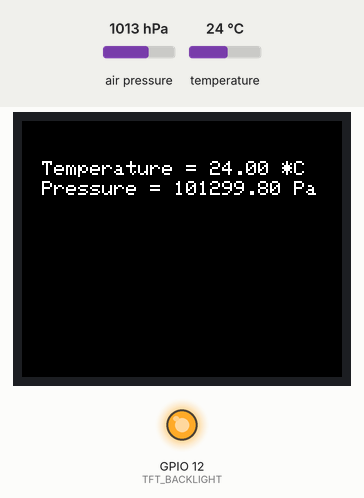
Simulated run of this sketch. Board: ESP32. Shown: 160×128 colour display, output pins drawn as LEDs (lit = HIGH). Wiring (inferred from the names in the program): BMP280 pressure sensor at I2C address 0x76. Inputs (shaded band) come from the test bench; at power-on: air pressure 1013 hPa, temperature 24 °C.

Above: at 1.3 s.
1.4 s: air pressure set to 952 hPa
At 2.6 s:
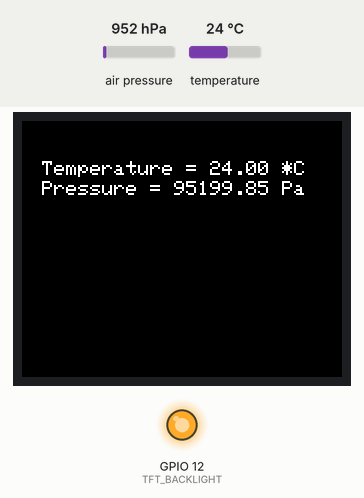
3.7 s: temperature set to 12 °C
At 5.0 s:
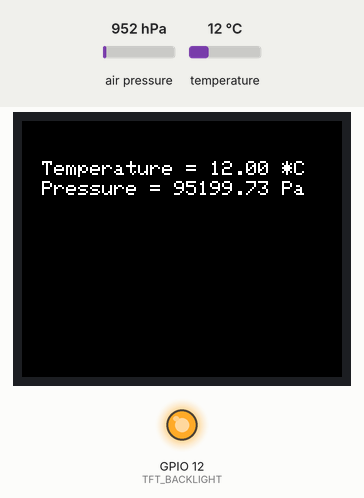
5.7 s: air pressure set to 975 hPa
At 7.4 s:
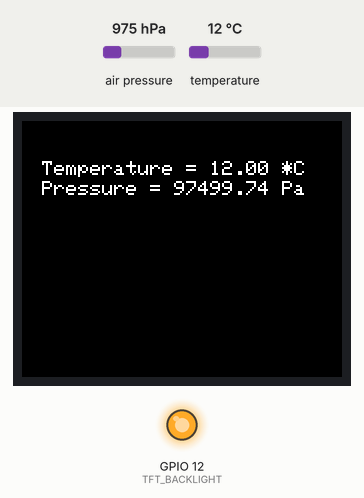
7.7 s: temperature set to 19 °C
At 8.6 s:
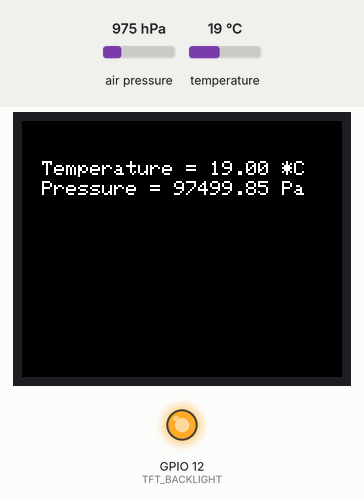
Timing chart, 0 to 10.7 s (numbered marks = the images above; inputs shaded):
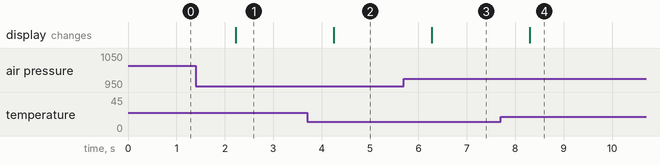

The sketch:

10-1.ino
```cpp
#include <Wire.h>
#include "bmp280.h"

#include <Adafruit_GFX.h>    // Core graphics library
#include <Adafruit_ST7735.h> // Hardware-specific library for ST7735
#include <Adafruit_ST7789.h> // Hardware-specific library for ST7789
#include <Adafruit_BMP280.h>
#include <SPI.h>

#define TFT_CS        32
#define TFT_RST       33 // Or set to -1 and connect to Arduino RESET pin
#define TFT_DC        27
#define TFT_BACKLIGHT 12

Adafruit_ST7735 tft = Adafruit_ST7735(TFT_CS, TFT_DC, TFT_RST);

void setup() {
  // put your setup code here, to run once:
  tft.initR(INITR_BLACKTAB);      // Init ST7735S chip, black tab
  tft.setRotation(3);
  pinMode(TFT_BACKLIGHT, OUTPUT);
  digitalWrite(TFT_BACKLIGHT, HIGH);

  tft.fillScreen(ST77XX_BLACK);

  Serial.begin(9600);

  if (!BMP280Init()) {
    Serial.println(F("Could not find a valid BMP280 sensor, check wiring or "
                      "try a different address!"));
    while (1) delay(10);
  }
}

void loop() {
  tft.fillScreen(ST77XX_BLACK);
  // put your main code here, to run repeatedly:

  tft.setCursor(10, 20);
  tft.setTextColor(ST77XX_WHITE);
  tft.setTextSize(1);
  tft.print("Temperature = ");
  tft.print(BMP280ReadTemperature());
  tft.println(" *C");

  tft.setCursor(10, 30);
  tft.setTextColor(ST77XX_WHITE);
  tft.setTextSize(1);
  tft.print("Pressure = ");
  tft.print(BMP280ReadPressure());
  tft.println(" Pa");

  delay(2000);
}
```

bmp280.cpp
```cpp
#include "bmp280.h"

static bmp280_calib_data bmp280_calib;
static int32_t bmp280t_fine;

bool BMP280Init( )
{
  Wire.begin();
  if (BMP280Read8(BMP280_REGISTER_CHIPID) != 0x58)
    return false;
  BMP280ReadCoefficients();
  BMP280Write8(BMP280_REGISTER_CONTROL, 0x3F);
  return true;
}
void BMP280Write8(byte reg, byte value)
{
  Wire.beginTransmission((uint8_t)BMP280ADDR);
  Wire.write((uint8_t)reg);
  Wire.write((uint8_t)value);
  Wire.endTransmission();
}
uint8_t BMP280Read8(byte reg)
{
  uint8_t value;
  Wire.beginTransmission((uint8_t)BMP280ADDR);
  Wire.write((uint8_t)reg);
  Wire.endTransmission();
  Wire.requestFrom((uint8_t)BMP280ADDR, (byte)1);
  value = Wire.read();
  Wire.endTransmission();
  return value;
}
uint16_t BMP280Read16(byte reg)
{
  uint16_t value;
  Wire.beginTransmission((uint8_t)BMP280ADDR);
  Wire.write((uint8_t)reg);
  Wire.endTransmission();
  Wire.requestFrom((uint8_t)BMP280ADDR, (byte)2);
  value = (Wire.read() << 8) | Wire.read();
  Wire.endTransmission();
  return value;
}
uint16_t BMP280Read16_LE(byte reg)
{
  uint16_t temp = BMP280Read16(reg);
  return (temp >> 8) | (temp << 8);
}
int16_t BMP280ReadS16(byte reg)
{
  return (int16_t)BMP280Read16(reg);
}
int16_t BMP280ReadS16_LE(byte reg)
{
  return (int16_t)BMP280Read16_LE(reg);
}
void BMP280ReadCoefficients(void)
{
    bmp280_calib.dig_T1 = BMP280Read16_LE(BMP280_REGISTER_DIG_T1);
    bmp280_calib.dig_T2 = BMP280ReadS16_LE(BMP280_REGISTER_DIG_T2);
    bmp280_calib.dig_T3 = BMP280ReadS16_LE(BMP280_REGISTER_DIG_T3);

    bmp280_calib.dig_P1 = BMP280Read16_LE(BMP280_REGISTER_DIG_P1);
    bmp280_calib.dig_P2 = BMP280ReadS16_LE(BMP280_REGISTER_DIG_P2);
    bmp280_calib.dig_P3 = BMP280ReadS16_LE(BMP280_REGISTER_DIG_P3);
    bmp280_calib.dig_P4 = BMP280ReadS16_LE(BMP280_REGISTER_DIG_P4);
    bmp280_calib.dig_P5 = BMP280ReadS16_LE(BMP280_REGISTER_DIG_P5);
    bmp280_calib.dig_P6 = BMP280ReadS16_LE(BMP280_REGISTER_DIG_P6);
    bmp280_calib.dig_P7 = BMP280ReadS16_LE(BMP280_REGISTER_DIG_P7);
    bmp280_calib.dig_P8 = BMP280ReadS16_LE(BMP280_REGISTER_DIG_P8);
    bmp280_calib.dig_P9 = BMP280ReadS16_LE(BMP280_REGISTER_DIG_P9);
}

float BMP280ReadTemperature(void)
{
  int32_t var1, var2;

  int32_t adc_T = BMP280Read16(BMP280_REGISTER_TEMPDATA);
  adc_T <<= 8;
  adc_T |= BMP280Read8(BMP280_REGISTER_TEMPDATA+2);
  adc_T >>= 4;

  var1  = ((((adc_T>>3) - ((int32_t)bmp280_calib.dig_T1 <<1))) *
     ((int32_t)bmp280_calib.dig_T2)) >> 11;

  var2  = (((((adc_T>>4) - ((int32_t)bmp280_calib.dig_T1)) *
       ((adc_T>>4) - ((int32_t)bmp280_calib.dig_T1))) >> 12) *
     ((int32_t)bmp280_calib.dig_T3)) >> 14;

  bmp280t_fine = var1 + var2;

  float T  = (bmp280t_fine * 5 + 128) >> 8;
  return T/100;
}

float BMP280ReadPressure(void)
{
  int64_t var1, var2, p;

  int32_t adc_P = BMP280Read16(BMP280_REGISTER_PRESSUREDATA);
  adc_P <<= 8;
  adc_P |= BMP280Read8(BMP280_REGISTER_PRESSUREDATA+2);
  adc_P >>= 4;

  var1 = ((int64_t)bmp280t_fine) - 128000;
  var2 = var1 * var1 * (int64_t)bmp280_calib.dig_P6;
  var2 = var2 + ((var1*(int64_t)bmp280_calib.dig_P5)<<17);
  var2 = var2 + (((int64_t)bmp280_calib.dig_P4)<<35);
  var1 = ((var1 * var1 * (int64_t)bmp280_calib.dig_P3)>>8) +
    ((var1 * (int64_t)bmp280_calib.dig_P2)<<12);
  var1 = (((((int64_t)1)<<47)+var1))*((int64_t)bmp280_calib.dig_P1)>>33;

  if (var1 == 0) {
    return 0;  // avoid exception caused by division by zero
  }
  p = 1048576 - adc_P;
  p = (((p<<31) - var2)*3125) / var1;
  var1 = (((int64_t)bmp280_calib.dig_P9) * (p>>13) * (p>>13)) >> 25;
  var2 = (((int64_t)bmp280_calib.dig_P8) * p) >> 19;

  p = ((p + var1 + var2) >> 8) + (((int64_t)bmp280_calib.dig_P7)<<4);
  return (float)p/256;
}
```

bmp280.h
```cpp
#ifndef __BMP280_H__
#define __BMP280_H__
#include "Arduino.h"
#include <Wire.h>

#define BMP280ADDR  0x76
 enum
    {
      BMP280_REGISTER_DIG_T1              = 0x88,
      BMP280_REGISTER_DIG_T2              = 0x8A,
      BMP280_REGISTER_DIG_T3              = 0x8C,

      BMP280_REGISTER_DIG_P1              = 0x8E,
      BMP280_REGISTER_DIG_P2              = 0x90,
      BMP280_REGISTER_DIG_P3              = 0x92,
      BMP280_REGISTER_DIG_P4              = 0x94,
      BMP280_REGISTER_DIG_P5              = 0x96,
      BMP280_REGISTER_DIG_P6              = 0x98,
      BMP280_REGISTER_DIG_P7              = 0x9A,
      BMP280_REGISTER_DIG_P8              = 0x9C,
      BMP280_REGISTER_DIG_P9              = 0x9E,

      BMP280_REGISTER_CHIPID             = 0xD0,
      BMP280_REGISTER_VERSION            = 0xD1,
      BMP280_REGISTER_SOFTRESET          = 0xE0,

      BMP280_REGISTER_CAL26              = 0xE1,  // R calibration stored in 0xE1-0xF0

      BMP280_REGISTER_CONTROL            = 0xF4,
      BMP280_REGISTER_CONFIG             = 0xF5,
      BMP280_REGISTER_PRESSUREDATA       = 0xF7,
      BMP280_REGISTER_TEMPDATA           = 0xFA,
    };
 typedef struct
    {
      uint16_t dig_T1;
      int16_t  dig_T2;
      int16_t  dig_T3;

      uint16_t dig_P1;
      int16_t  dig_P2;
      int16_t  dig_P3;
      int16_t  dig_P4;
      int16_t  dig_P5;
      int16_t  dig_P6;
      int16_t  dig_P7;
      int16_t  dig_P8;
      int16_t  dig_P9;

      uint8_t  dig_H1;
      int16_t  dig_H2;
      uint8_t  dig_H3;
      int16_t  dig_H4;
      int16_t  dig_H5;
      int8_t   dig_H6;
    } bmp280_calib_data;

bool BMP280Init();
void BMP280Write8(byte reg, byte value);
uint8_t BMP280Read8(byte reg);
uint16_t BMP280Read16(byte reg);
uint16_t BMP280Read16_LE(byte reg);
int16_t BMP280ReadS16(byte reg);
int16_t BMP280ReadS16_LE(byte reg);
void BMP280ReadCoefficients(void);
float BMP280ReadTemperature(void);
float BMP280ReadPressure(void);
#endif
```

Measured:
- after the input at 1.4 s, the display: changes after 0.83 s (image 1)
- after the input at 3.7 s, the display: changes after 0.55 s (image 2)
- after the input at 5.7 s, the display: changes after 0.58 s (image 3)
- after the input at 7.7 s, the display: changes after 0.60 s (image 4)
